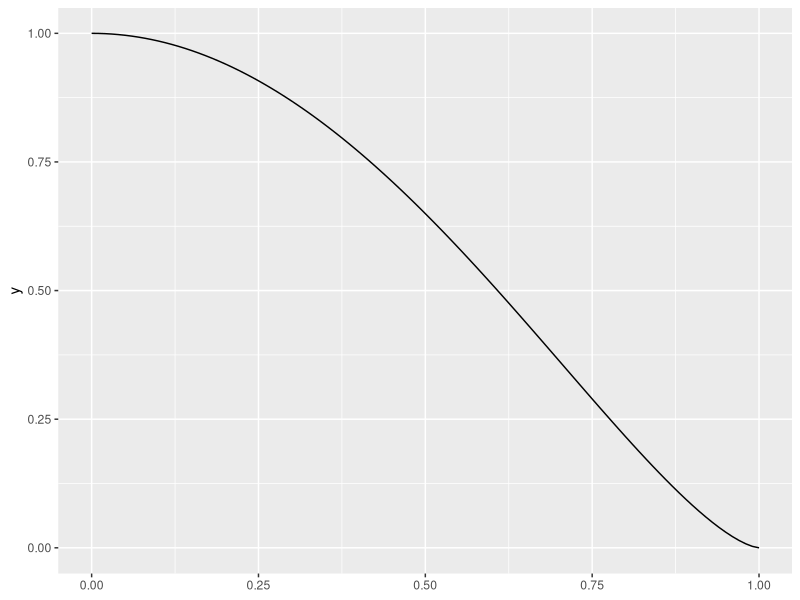

Source code (R): (Note: this script raises an error after producing the figure.)
## ---- chunk 1
set.seed(457367)
## ---- chunk 2
unidad_de_tiempo <- "ms"
## ---- chunk 3
#generacion
genera_valor_aleatorio <- function(){
  runif(1)
}
#funcion
g <- function(x){
  (1-x^2)^(3/2)
}
#replicacion
n <- 1e4
coste_directo <- bench::mark({ #medir el tiempo
  valores <- replicate(n,{
    x <- genera_valor_aleatorio()
    g(x)
  })
}, 
iterations = 10,
time_unit = unidad_de_tiempo,
)$median
#estimacion
estimacion_directo <- mean(valores)
varianza_directo <- var(valores)/n

#eficiencia
eficiencia_directo <- 1/(varianza_directo*coste_directo)
## ---- chunk 4
library(ggplot2)

ggplot()+
  geom_function(fun = g) +
  xlim(0,1)
## ---- chunk 5
estratos <- data.frame(
  extremo_izq = c(0, 1/4),
  extremo_der = c(1/4, 1),
  probabilidades = c(1/4, 3/4) #distribucion uniforme
)

genera_valor_aleatorio_en_estrato <- function(numero_estrato){
  estrato <- estratos[numero_estrato,]
  runif(1,
        min = estrato$extremo_izq,
        max = estrato$extremo_der)
}
## ---- chunk 6
n_estratos <- ceiling(n * estratos$probabilidades)
n_estratos <- pmax(0, n_estratos) #parallel max

cantidad_estrados <- nrow(estratos)

coste_estratificato_proporcional <- bench::mark(
  valores <- purrr::map2(
      seq_len(cantidad_estrados),
      n_estratos,
      \(numero_estrato, n_estrato){
        replicate(n_estrato, {
          x <- genera_valor_aleatorio_en_estrato(numero_estrato)
          g(x)
        })
      }
    ),
  iterations = 10,
  time_unit = unidad_de_tiempo
)$median
## ---- chunk 7
library(magrittr)

#estimacion
estimacion_estratificado_proporcional <- mean(unlist(valores)) #tenemos que desarrolar la lista

#varianza del estimador
varianza_estratificado_proporcional <- valores %>%
  purrr::map_dbl(var) %>%
  weighted.mean(w = estratos$probabilidades) %>%
  magrittr::divide_by(n)

#eficiencia
eficiencia_estratificado_proporcional <- 
  1/(varianza_estratificado_proporcional*coste_estratificato_proporcional)

## ---- chunk 8
knitr::kable(
  data.frame(Metodo = c("Directo", 
                 "Estratificado con asignacion proporcional"),
    Estimacion = c(estimacion_directo, estimacion_estratificado_proporcional),
    Varianza = c(varianza_directo, varianza_estratificado_proporcional),
    Coste= c(coste_directo, coste_estratificato_proporcional),
    Eficiencia = c(eficiencia_directo, eficiencia_estratificado_proporcional),
  ),
  digits = 10
)
## ---- chunk 9

## ---- chunk 10
